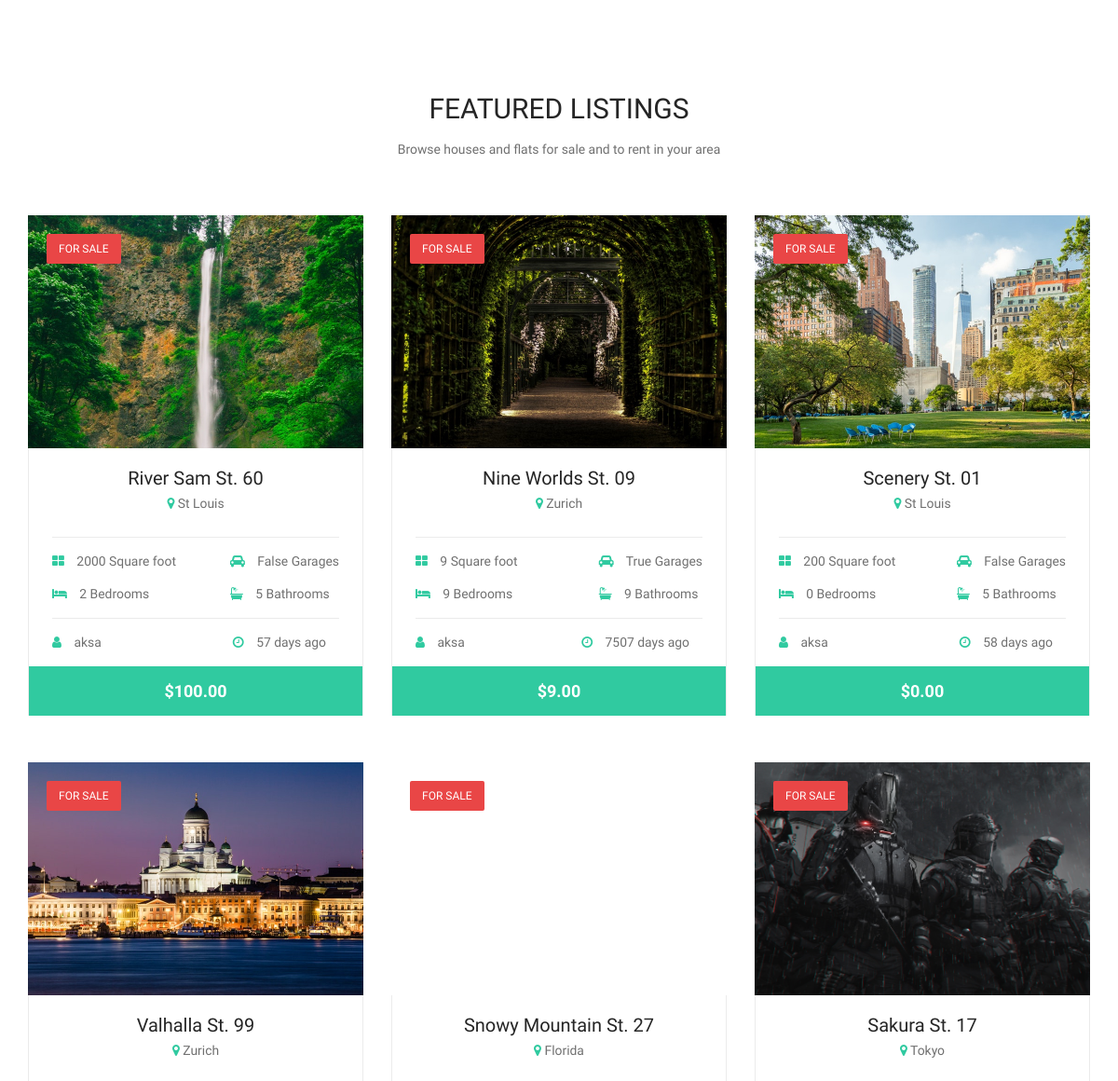
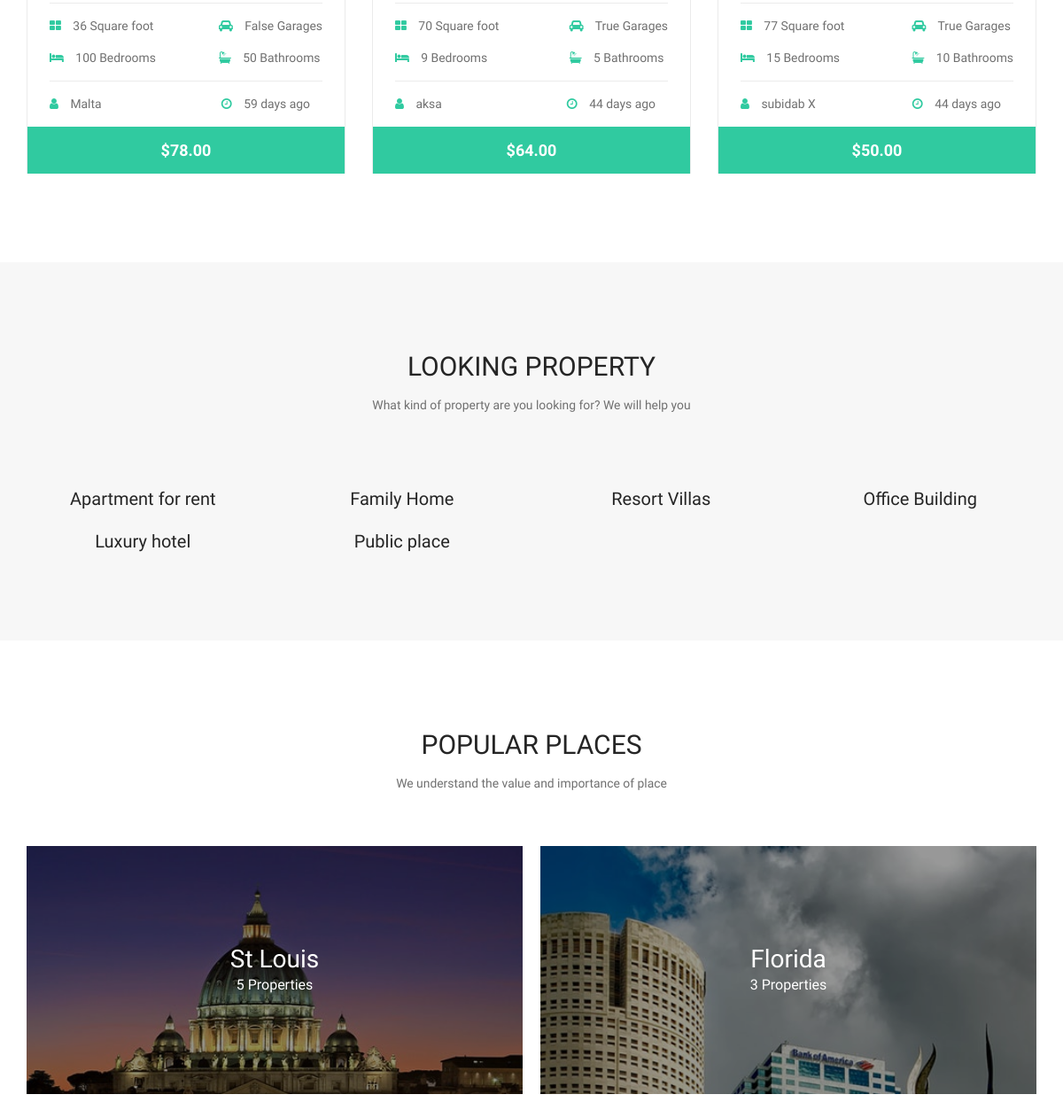
The app's page / (middle part), older data (2 pictures, top to bottom).
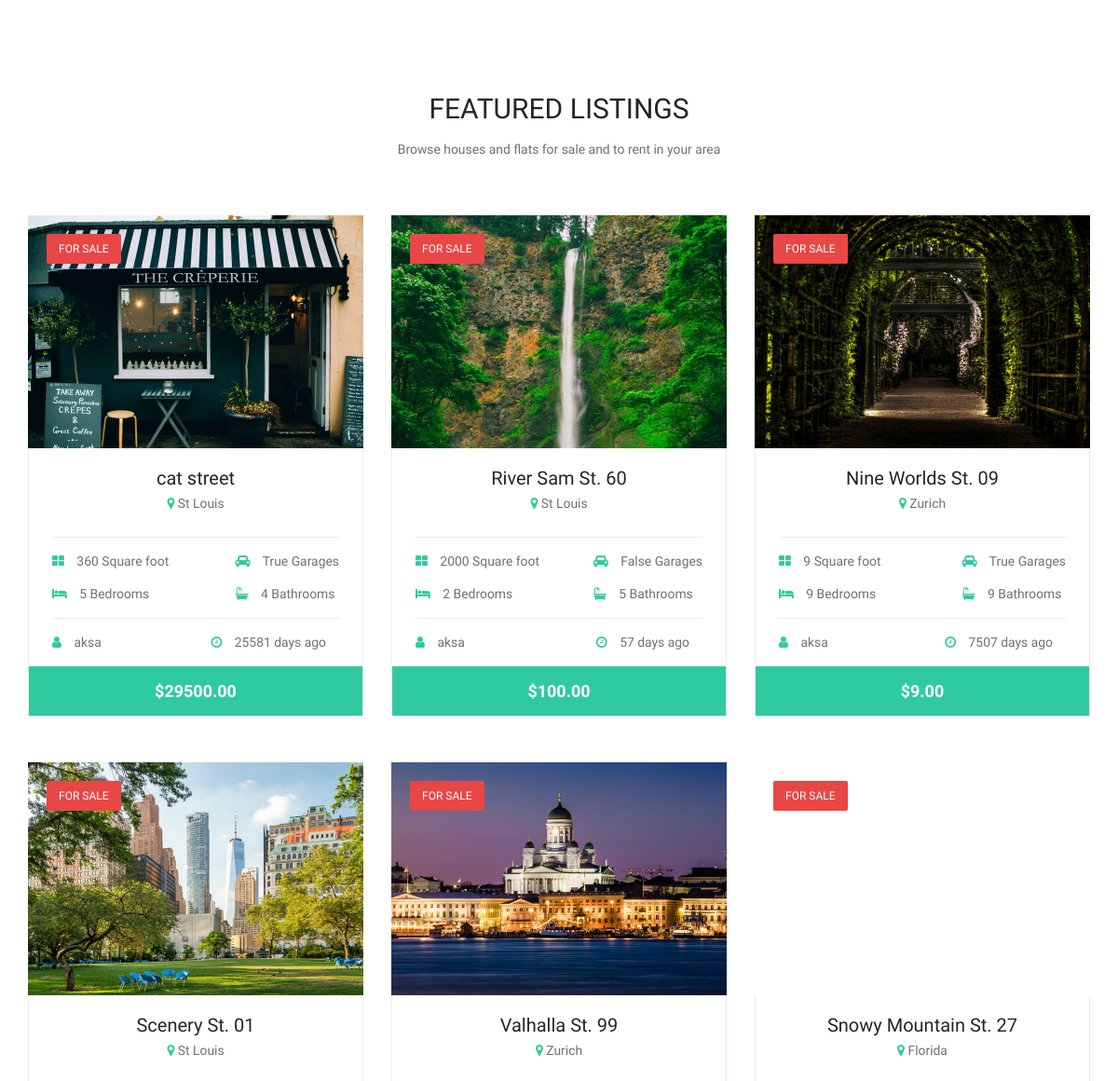
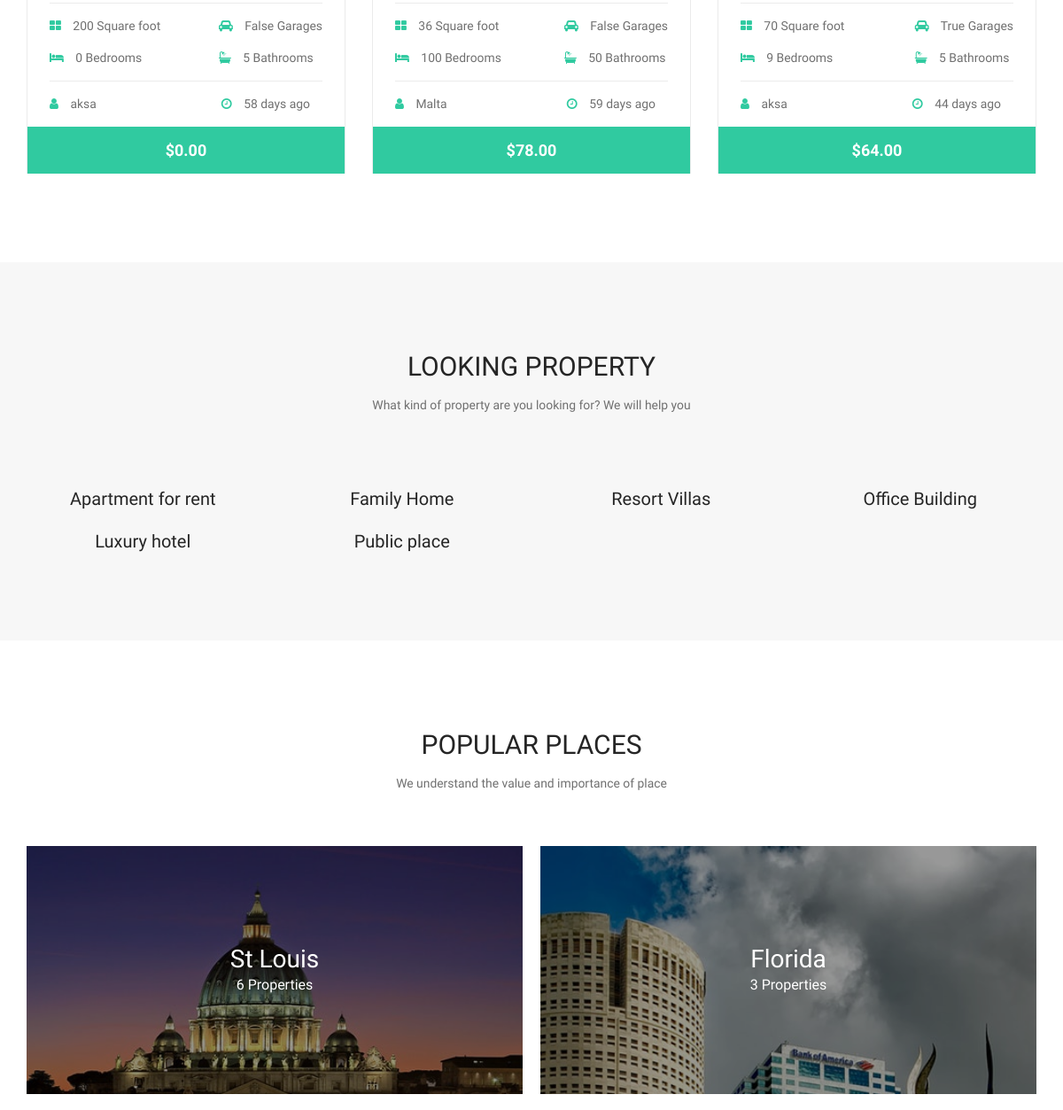
The same page, newer data (2 pictures, top to bottom).
### home/models.py (models this page shows, shortened)
class Property(models.Model):
    user = models.ForeignKey(User, on_delete=models.CASCADE, default=1)
    name = models.CharField(max_length=100)
    address =  models.CharField(max_length=100)
    city = models.ForeignKey(City, on_delete=models.CASCADE)
    price = models.DecimalField(max_digits=10, decimal_places=2)
    status = models.ForeignKey(Status, on_delete=models.CASCADE)
    area = models.PositiveIntegerField()
    garage = models.BooleanField(default=False)
    bathroom = models.PositiveIntegerField(default=0)
    bedroom = models.PositiveIntegerField(default=0)
    category = models.ForeignKey(Category, on_delete=models.CASCADE)
    founded_date = models.DateField(default=timezone.now)
    description = models.TextField()
    avatar = models.ImageField(upload_to="property")
    google_map = models.TextField(blank=True, default=None)
    order = models.PositiveIntegerField(default=0, blank=True)
    featured = models.BooleanField(default=False)
    def absolute_url(self):
        return self.avatar.url
    def listing_age(self):
        d1 = datetime.strptime(str(date.today()), "%Y-%m-%d")
        d2 = datetime.strptime(str(self.founded_date), "%Y-%m-%d")
        difference = abs((d2 - d1).days)
        return difference

class City(models.Model):
    name = models.CharField(max_length=100)
    number_of_listing = models.PositiveIntegerField(default=0)
    image = models.ImageField(upload_to="city", blank=True, default=None)
    def __str__(self):
        return self.name
    def absolute_url(self):
        return self.image.url

class Category(models.Model):
    name = models.CharField(max_length=50)
    home_text = models.CharField(max_length=100, default="Add a simple text for homepage!")

### home/views.py (the view)
# urls.py: path('', views.home, name='home'),
def home(request):
    cities = City.objects.all()
    featured_properties = Property.objects.filter(featured=True).order_by('-order', '-id')[:6]
    blogs = Blog.objects.all().order_by('-id')[:3]
    categories = Category.objects.all()
    return render(request, 'home/index.html', context={
        'cities': cities,
        'featured_properties': featured_properties,
        'blogs': blogs,
        'categories': categories
    })

### home/models.py (called while the page is built)
    def absolute_url(self):
        return self.avatar.url

### home/templates/home/index.html (shortened to what this page needs)
{% extends 'home/base.html' %}
{% block content %}
	{% load static %}
	<section class="feature-section spad">
		<div class="container">
			<div class="section-title text-center">
				<h3>Featured Listings</h3>
				<p>Browse houses and flats for sale and to rent in your area</p>
			</div>
			<div class="row">
				{% for property in featured_properties %}
					<div class="col-lg-4 col-md-6">
						<div class="feature-item">
							<div class="feature-pic set-bg" data-setbg="{{ property.absolute_url }}">
								<div class="sale-notic">FOR SALE</div>
							</div>
							<div class="feature-text">
								<div class="text-center feature-title">
									<h5>{{ property.address }}</h5>
									<p><i class="fa fa-map-marker"></i> {{ property.city }}</p>
								</div>
								<div class="room-info-warp">
									<div class="room-info">
										<div class="rf-left">
											<p><i class="fa fa-th-large"></i> {{ property.area }} Square foot</p>
											<p><i class="fa fa-bed"></i> {{ property.bedroom }} Bedrooms</p>
										</div>
										<div class="rf-right">
											<p><i class="fa fa-car"></i> {{ property.garage}} Garages</p>
											<p><i class="fa fa-bath"></i> {{ property.bathroom}} Bathrooms</p>
										</div>
									</div>
									<div class="room-info">
										<div class="rf-left">
											<p><i class="fa fa-user"></i> {{ property.user }} </p>
										</div>
										<div class="rf-right">
											<p><i class="fa fa-clock-o"></i>
											{% if property.listing_age == 0 %}
												Listed today</p>
											{% else %}
												{{ property.listing_age }} days ago</p>
											{% endif %}
										</div>
									</div>
								</div>
								<a href="{% url 'property_detail' property.id %}" class="room-price">${{ property.price }}</a>
							</div>
						</div>
					</div>
				{% endfor %}
			</div>
		</div>
	</section>
	<section class="feature-category-section spad">
		<div class="container">
			<div class="section-title text-center">
				<h3>LOOKING PROPERTY</h3>
				<p>What kind of property are you looking for? We will help you</p>
			</div>
			<div class="row">
			{% for category in categories %}
				<div class="col-lg-3 col-md-6 f-cata">
					<a href="{% url 'browse' %}?category={{ category.id }}"><h5>{{ category.home_text }}</h5></a>
				</div>
			{% endfor %}
			</div>
		</div>
	</section>
	<section class="gallery-section spad">
		<div class="container">
			<div class="section-title text-center">
				<h3>Popular Places</h3>
				<p>We understand the value and importance of place</p>
			</div>
			<div class="gallery">
				{% for city in cities %}
					{% load static %}
					<a href="{% url 'browse' %}?city={{city.id}}" class="gallery-item grid-long set-bg" data-setbg={{ city.absolute_url }}>
						<div class="gi-info">
							<h3>{{ city.name }}</h3>
							<p>{{ city.number_of_listing }} Properties</p>
						</div>
					</a>
				{% endfor %}
			</div>
		</div>
	</section>
{% endblock content %}

### home/templates/home/base.html (shortened to what this page needs)
<!DOCTYPE html>
<html lang="en">
<head>
	{% load static %}
	<link rel="stylesheet" href="{% static 'home/css/bootstrap.min.css' %}"/>
	<link rel="stylesheet" href="{% static 'home/css/font-awesome.min.css' %}"/>
	<link rel="stylesheet" href="{% static 'home/css/animate.css' %}"/>
	<link rel="stylesheet" href="{% static 'home/css/owl.carousel.css' %}"/>
	<link rel="stylesheet" href="{% static 'home/css/style.css' %}"/>
</head>
<body>
						{% load static %}
    {% block content %}
    {% endblock content %}
</body>
</html>

### home/static/home/css/style.css (style rules this page uses)
html, body { height: 100%; font-family: 'Source Sans Pro', sans-serif; -webkit-font-smoothing: antialiased; font-smoothing: antialiased; }
h1, h2, h3, h4, h5, h6 { margin: 0; font-weight: 600; color: #252525; }
h3 { font-size: 30px; }
h5 { font-size: 20px; }
p { font-size: 13.9px; color: #707070; }
.section-title { margin-bottom: 60px; }
.section-title h3 { font-weight: 400; margin-bottom: 15px; text-transform: uppercase; }
.section-title p { margin-bottom: 0; }
.set-bg { background-repeat: no-repeat; background-size: cover; background-position: top center; }
.spad { padding-top: 100px; padding-bottom: 100px; }
.sale-notic, .rent-notic { color: #fff; font-size: 12px; text-transform: uppercase; background: #e94646; padding: 7px 13px; display: inline-block; border-radius: 2px; position: relative; z-index: 3; }
.feature-section .container { margin-bottom: -50px; }
.feature-item { margin-bottom: 50px; }
.feature-item .room-price { display: block; font-size: 18px; font-weight: 600; background: #fff; text-align: center; padding: 13px; background: #30caa0; color: #fff; }
.feature-pic { height: 250px; }
.feature-pic .sale-notic, .feature-pic .rent-notic { margin: 20px; }
.feature-text { border-left: 1px solid #ebebeb; border-right: 1px solid #ebebeb; }
.feature-title { padding-top: 20px; }
.feature-title h5 { font-weight: 400; margin-bottom: 5px; }
.feature-title p { margin-bottom: 0; }
.feature-title p i { color: #30caa0; }
.room-info-warp { padding: 25px; padding-bottom: 0; }
.room-info { border-top: 1px solid #ebebeb; padding-top: 15px; overflow: hidden; }
.room-info p { margin-bottom: 15px; }
.room-info p i { color: #30caa0; margin-right: 10px; }
.room-info:last-child .rf-right { padding-right: 14px; }
.room-info .rf-left { float: left; }
.room-info .rf-right { float: right; }
.feature-category-section { background: #f7f7f7; }
.f-cata { text-align: center; }
.f-cata h5 { font-weight: 400; }
.gallery { margin-right: -20px; }
.gallery:after { content: ''; display: block; clear: both; }
.gallery-item { width: calc(25% - 20px); height: 285px; display: table; position: relative; float: left; margin-bottom: 20px; }
.gallery-item.grid-long { width: calc(50% - 20px); }
.gallery-item:after { position: absolute; content: ""; width: 100%; height: 100%; left: 0; top: 0; background: #000; opacity: 0.4; -webkit-transition: all 0.4s; -o-transition: all 0.4s; transition: all 0.4s; }
.gallery-item:before { position: absolute; content: ""; width: 100%; height: 100%; left: 0; top: 0; background: black; background: -webkit-gradient(linear, left top, left bottom, from(black), color-stop(70%, #30caa0)); background: -o-linear-gradient(top, black 0%, #30caa0 70%); background: linear-gradient(to bottom, black 0%, #30caa0 70%); filter: progid:DXImageTransform.Microsoft.gradient( startColorstr='#000000', endColorstr='#30caa0', GradientType=0); opacity: 0; -webkit-transition: all 0.4s; -o-transition: all 0.4s; transition: all 0.4s; }
.gallery-item .gi-info { display: table-cell; vertical-align: middle; text-align: center; position: relative; z-index: 2; }
.gallery-item .gi-info h3 { font-size: 28px; font-weight: 400; color: #fff; }
.gallery-item .gi-info p { font-size: 16px; color: #fff; margin-bottom: 0; }
@media (min-width: 1200px) { .container { max-width: 1170px; } }

Row changes from the older to the newer data that the page shows:
no longer on this page (row unchanged): Property: shows a picture, address "Sakura St. 17", city "Tokyo", area "77", bedroom "15", garage "True", bathroom "10", user "subidab X", listing_age "44", price "50.00"
added Property: shows a picture, address "cat street", city "St Louis", area "360", bedroom "5", garage "True", bathroom "4", user "aksa", listing_age "25581", price "29500.00"
changed City "St Louis": number_of_listing "5" → "6"
